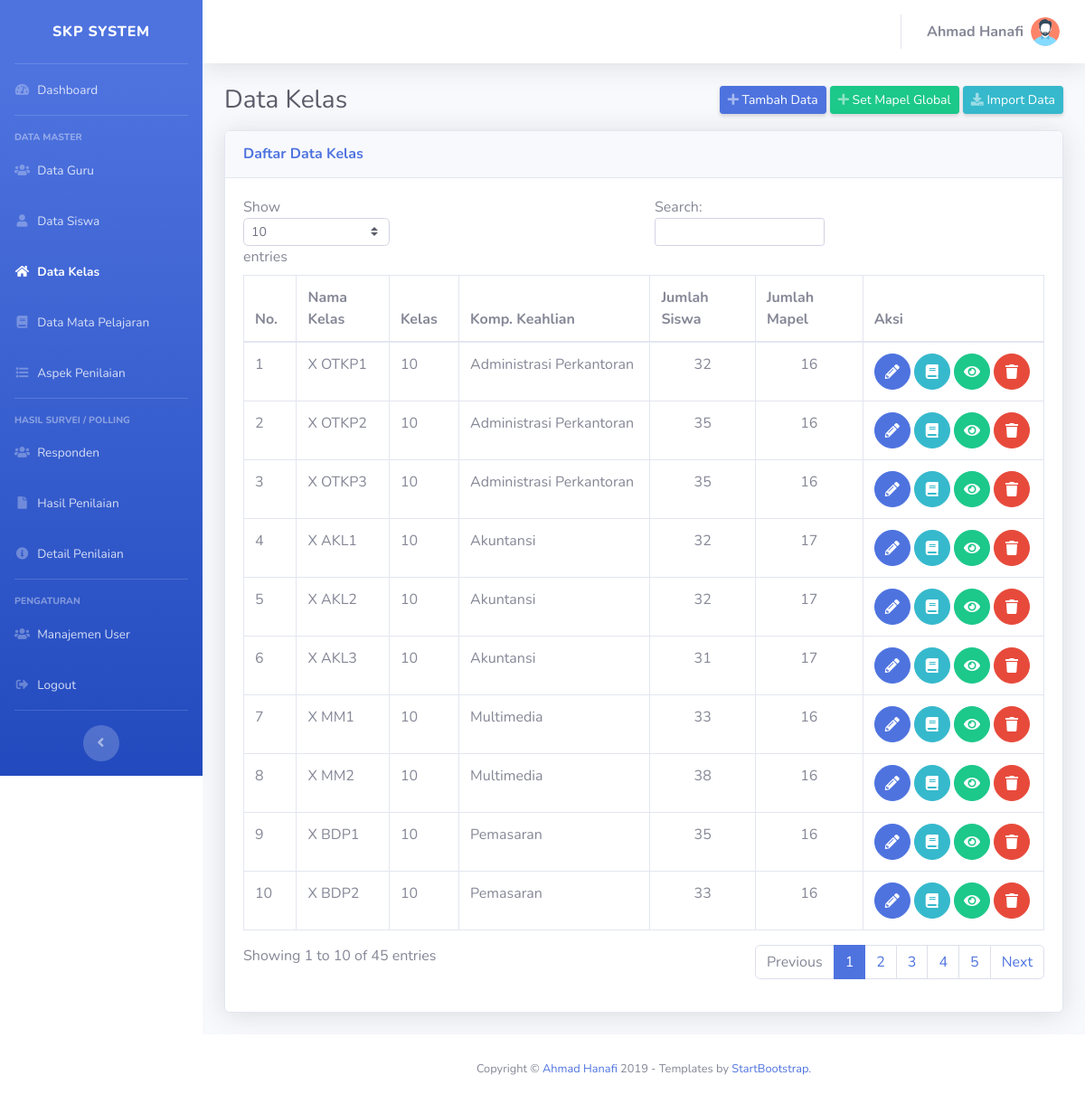
The app's page /admin/data-kelas (signed in) with its own data.
### tables this page shows
CREATE TABLE `kelas` (
  `id` int NOT NULL,
  `nama_kelas` varchar(20) NOT NULL,
  `kelas` int NOT NULL,
  `jurusan` varchar(100) NOT NULL
);

### core/method.php (called while the page is built, shortened)
<?php
function getFrom($index) {
	$get = isset($_GET[$index]) ? $_GET[$index] : "";
	return $get;
}

### core/crud.php (called while the page is built, shortened)
<?php
function select($columns, $table, $conditions = NULL) {
	if ($conditions != NULL) {
		$sql = "SELECT $columns FROM $table WHERE $conditions ";
	} else {
		$sql = "SELECT $columns FROM $table";
	}
	return query($sql);
}
function result($query) {
	return mysqli_fetch_object($query);
}
function query($sql){
	global $link;
	if ($data = mysqli_query($link, $sql) or die(mysqli_error($link))) {
		return $data;
	}
}
?>

### admin/content/kelas/index.php (the view)
<?php
$kelas = select('*', "kelas");
$no = 1;
$page = getFrom('page');
?>
<div class="container-fluid">
    <div class="d-sm-flex align-items-center justify-content-between mb-3">
        <h1 class="h3 mb-0 text-gray-800">Data Kelas</h1>
        <div class="btn-group-sm">
            <a href="<?php echo base_url("admin/".$page."/create") ?>" class="d-none d-sm-inline-block btn btn-sm btn-primary shadow-sm" data-toggle="tooltip" title="Tambah <?= ucwords(str_replace("-", " ", $page)) ?>">
                <i class="fas fa-plus text-white-50"></i>
                <span class="text">Tambah Data</span>
            </a>
            <a href="<?php echo base_url("admin/".$page."/set-mapel-global") ?>" class="d-none d-sm-inline-block btn btn-sm btn-success shadow-sm" data-toggle="tooltip" title="Tambah <?= ucwords(str_replace("-", " ", $page)) ?>">
                <i class="fas fa-plus text-white-50"></i>
                <span class="text">Set Mapel Global</span>
            </a>
            <a href="<?php echo base_url("admin/".$page."/import") ?>" class="d-none d-sm-inline-block btn btn-sm btn-info shadow-sm" data-toggle="tooltip" title="Import <?= ucwords(str_replace("-", " ", $page)) ?>">
                <i class="fas fa-download text-white-50"></i>
                <span class="text">Import Data</span>
            </a>
        </div>
    </div>
    <div class="card shadow mb-4">
        <div class="card-header py-3">
            <h6 class="m-0 font-weight-bold text-primary">Daftar Data Kelas</h6>
        </div>
        <div class="card-body">
            <div class="table-responsive">
                <table class="table table-bordered" id="dataTable" width="100%" cellspacing="0">
                    <thead>
                        <tr>
                            <th>No.</th>
                            <th>Nama Kelas</th>
                            <th>Kelas</th>
                            <th>Komp. Keahlian</th>
                            <th>Jumlah Siswa</th>
                            <th>Jumlah Mapel</th>
                            <th>Aksi</th>
                        </tr>
                    </thead>
                    <tbody>
                        <?php while($k = result($kelas)): ?>
                        <tr>
                            <td><?= $no++; ?></td>
                            <td><?= $k->nama_kelas ?></td>
                            <td><?= $k->kelas ?></td>
                            <td><?= $k->jurusan ?></td>
                            <td class="text-center">
                                <?php
                                    $sql_siswa = select("COUNT(*) as jumlah", "siswa", "id_kelas = '$k->id'");
                                    $jum_siswa = result($sql_siswa);
                                    echo $jum_siswa->jumlah;
                                ?>
                            </td>
                            <td class="text-center">
                                <?php
                                    $sql_mapel = select("COUNT(*) as jumlah", "guru_mapel", "id_kelas = '$k->id'");
                                    $jum_mapel = result($sql_mapel);
                                    echo $jum_mapel->jumlah;
                                ?>
                            </td>
                            <td>
                                <a href="<?php echo base_url("admin/data-kelas/edit/".$k->id) ?>" class="btn btn-primary btn-circle">
                                    <i class="fas fa-pencil-alt"></i>
                                </a>
                                <a href="<?php echo base_url("admin/data-kelas/set-mapel/".$k->id) ?>" class="btn btn-info btn-circle">
                                    <i class="fas fa-book"></i>
                                </a>
                                <a href="<?php echo base_url("admin/data-kelas/detail/".$k->id) ?>" class="btn btn-success btn-circle">
                                    <i class="fas fa-eye"></i>
                                </a>
                                <a onclick="return confirmDelete()" href="<?php echo base_url("admin/data-kelas/delete/".$k->id) ?>" class="btn btn-danger btn-circle">
                                    <i class="fas fa-trash"></i>
                                </a>
                            </td>
                        </tr>
                        <?php endwhile; ?>
                    </tbody>
                </table>
            </div>
        </div>
    </div>
</div>

### records on screen
kelas: nama_kelas "X OTKP1", kelas "10", jurusan "Administrasi Perkantoran", jumlah "32", jumlah "16"
kelas: nama_kelas "X OTKP2", kelas "10", jurusan "Administrasi Perkantoran", jumlah "35", jumlah "16"
kelas: nama_kelas "X OTKP3", kelas "10", jurusan "Administrasi Perkantoran", jumlah "35", jumlah "16"
kelas: nama_kelas "X AKL1", kelas "10", jurusan "Akuntansi", jumlah "32", jumlah "17"
kelas: nama_kelas "X AKL2", kelas "10", jurusan "Akuntansi", jumlah "32", jumlah "17"
kelas: nama_kelas "X AKL3", kelas "10", jurusan "Akuntansi", jumlah "31", jumlah "17"
kelas: nama_kelas "X MM1", kelas "10", jurusan "Multimedia", jumlah "33", jumlah "16"
kelas: nama_kelas "X MM2", kelas "10", jurusan "Multimedia", jumlah "38", jumlah "16"
kelas: nama_kelas "X BDP1", kelas "10", jurusan "Pemasaran", jumlah "35", jumlah "16"
kelas: nama_kelas "X BDP2", kelas "10", jurusan "Pemasaran", jumlah "33", jumlah "16"

### other values on screen
getSessionUser('fullname') "Ahmad Hanafi"
